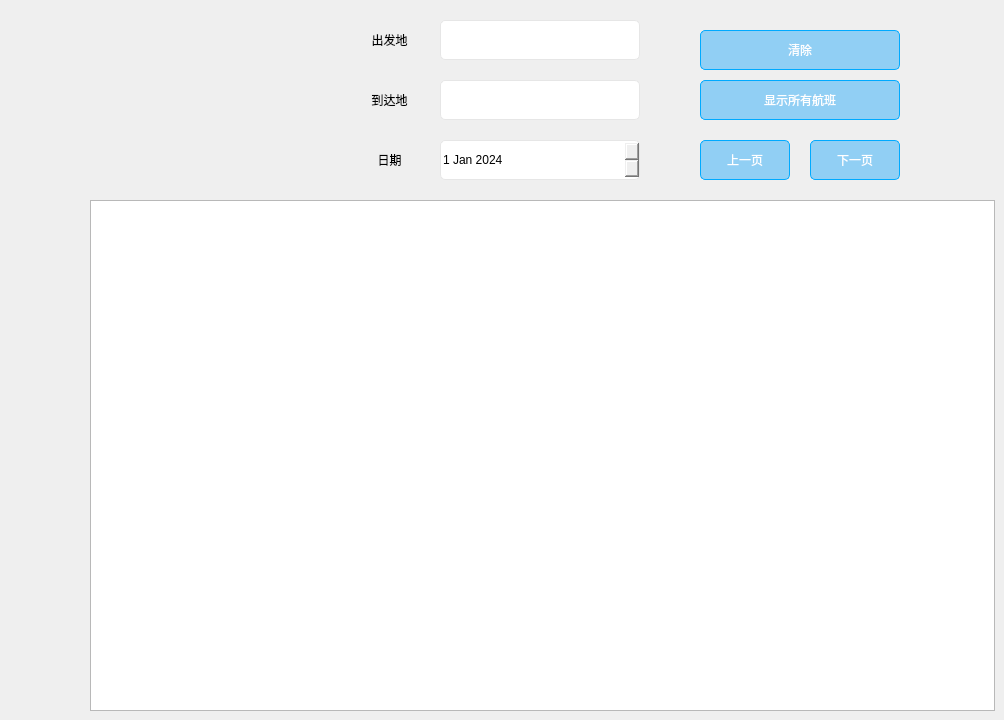
    <widget class="QWidget" name="page_3">
     <widget class="QLabel" name="label_18">
      <property name="geometry">
       <rect>
        <x>339</x>
        <y>20</y>
        <width>101</width>
        <height>40</height>
       </rect>
      </property>
      <property name="styleSheet">
       <string notr="true">font: 700 24pt &quot;微软雅黑&quot;;</string>
      </property>
      <property name="text">
       <string>出发地</string>
      </property>
      <property name="alignment">
       <set>Qt::AlignmentFlag::AlignCenter</set>
      </property>
     </widget>
     <widget class="QLabel" name="label_19">
      <property name="geometry">
       <rect>
        <x>339</x>
        <y>80</y>
        <width>101</width>
        <height>40</height>
       </rect>
      </property>
      <property name="styleSheet">
       <string notr="true">font: 700 24pt &quot;微软雅黑&quot;;</string>
      </property>
      <property name="text">
       <string>到达地</string>
      </property>
      <property name="alignment">
       <set>Qt::AlignmentFlag::AlignCenter</set>
      </property>
     </widget>
     <widget class="QLabel" name="label_20">
      <property name="geometry">
       <rect>
        <x>339</x>
        <y>140</y>
        <width>101</width>
        <height>40</height>
       </rect>
      </property>
      <property name="styleSheet">
       <string notr="true">font: 700 24pt &quot;微软雅黑&quot;;</string>
      </property>
      <property name="text">
       <string>日期</string>
      </property>
      <property name="alignment">
       <set>Qt::AlignmentFlag::AlignCenter</set>
      </property>
     </widget>
     <widget class="QLineEdit" name="lineEdit_selectedDeparturePlace">
      <property name="geometry">
       <rect>
        <x>440</x>
        <y>20</y>
        <width>200</width>
        <height>40</height>
       </rect>
      </property>
      <property name="styleSheet">
       <string notr="true">QLineEdit {

	font: 16pt &quot;Microsoft YaHei UI&quot;;
    border: 1px solid rgb(230, 230, 230);
    border-radius: 5px;
}

</string>
      </property>
     </widget>
     <widget class="QLineEdit" name="lineEdit_selectedArrivalPlace">
      <property name="geometry">
       <rect>
        <x>440</x>
        <y>80</y>
        <width>200</width>
        <height>40</height>
       </rect>
      </property>
      <property name="styleSheet">
       <string notr="true">QLineEdit {

	font: 16pt &quot;Microsoft YaHei UI&quot;;
    border: 1px solid rgb(230, 230, 230);
    border-radius: 5px;
}

</string>
      </property>
     </widget>
     <widget class="QDateEdit" name="dateEdit_selectedDate">
      <property name="geometry">
       <rect>
        <x>440</x>
        <y>140</y>
        <width>200</width>
        <height>40</height>
       </rect>
      </property>
      <property name="styleSheet">
       <string notr="true">

	font: 16pt &quot;Microsoft YaHei UI&quot;;
    border: 1px solid rgb(230, 230, 230);
    border-radius: 5px;


</string>
      </property>
      <property name="date">
       <date>
        <year>2024</year>
        <month>1</month>
        <day>1</day>
       </date>
      </property>
     </widget>
     <widget class="QTableWidget" name="tableWidget">
      <property name="geometry">
       <rect>
        <x>90</x>
        <y>200</y>
        <width>905</width>
        <height>511</height>
       </rect>
      </property>
     </widget>
     <widget class="QPushButton" name="pushButton_clear">
      <property name="geometry">
       <rect>
        <x>700</x>
        <y>30</y>
        <width>200</width>
        <height>40</height>
       </rect>
      </property>
      <property name="styleSheet">
       <string notr="true">QPushButton {

	background-color: rgba(0, 159, 252,100);

	font: 700 14pt &quot;微软雅黑&quot;;
	color: rgb(255, 255, 255);
border: 1px solid rgb(0, 170, 255); 
    border-radius: 5px;
}

QPushButton:hover {  
	background-color: rgba(0, 159, 252,200);
}</string>
      </property>
      <property name="text">
       <string>清除</string>
      </property>
     </widget>
     <widget class="QLabel" name="label_3">
      <property name="geometry">
       <rect>
        <x>0</x>
        <y>160</y>
        <width>80</width>
        <height>80</height>
       </rect>
      </property>
      <property name="text">
       <string/>
      </property>
      <property name="pixmap">
       <pixmap resource="icon.qrc">:/new/prefix1/iconANDpic/point3.png</pixmap>
      </property>
     </widget>
     <widget class="QPushButton" name="prevButton">
      <property name="geometry">
       <rect>
        <x>700</x>
        <y>140</y>
        <width>90</width>
        <height>40</height>
       </rect>
      </property>
      <property name="styleSheet">
       <string notr="true">QPushButton {

	background-color: rgba(0, 159, 252,100);

	font: 700 14pt &quot;微软雅黑&quot;;
	color: rgb(255, 255, 255);
border: 1px solid rgb(0, 170, 255); 
    border-radius: 5px;
}

QPushButton:hover {  
	background-color: rgba(0, 159, 252,200);
}</string>
      </property>
      <property name="text">
       <string>上一页</string>
      </property>
     </widget>
     <widget class="QPushButton" name="nextButton">
      <property name="geometry">
       <rect>
        <x>810</x>
        <y>140</y>
        <width>90</width>
        <height>40</height>
       </rect>
      </property>
      <property name="styleSheet">
       <string notr="true">QPushButton {

	background-color: rgba(0, 159, 252,100);

	font: 700 14pt &quot;微软雅黑&quot;;
	color: rgb(255, 255, 255);
border: 1px solid rgb(0, 170, 255); 
    border-radius: 5px;
}

QPushButton:hover {  
	background-color: rgba(0, 159, 252,200);
}</string>
      </property>
      <property name="text">
       <string>下一页</string>
      </property>
     </widget>
     <widget class="QLabel" name="label_status">
      <property name="geometry">
       <rect>
        <x>120</x>
        <y>70</y>
        <width>201</width>
        <height>31</height>
       </rect>
      </property>
      <property name="styleSheet">
       <string notr="true">font: 700 15pt &quot;微软雅黑&quot;;</string>
      </property>
      <property name="text">
       <string/>
      </property>
     </widget>
     <widget class="QPushButton" name="pushButton_searchall">
      <property name="geometry">
       <rect>
        <x>700</x>
        <y>80</y>
        <width>200</width>
        <height>40</height>
       </rect>
      </property>
      <property name="styleSheet">
       <string notr="true">QPushButton {

	background-color: rgba(0, 159, 252,100);

	font: 700 14pt &quot;微软雅黑&quot;;
	color: rgb(255, 255, 255);
border: 1px solid rgb(0, 170, 255); 
    border-radius: 5px;
}

QPushButton:hover {  
	background-color: rgba(0, 159, 252,200);
}</string>
      </property>
      <property name="text">
       <string>显示所有航班</string>
      </property>
     </widget>
    </widget>
